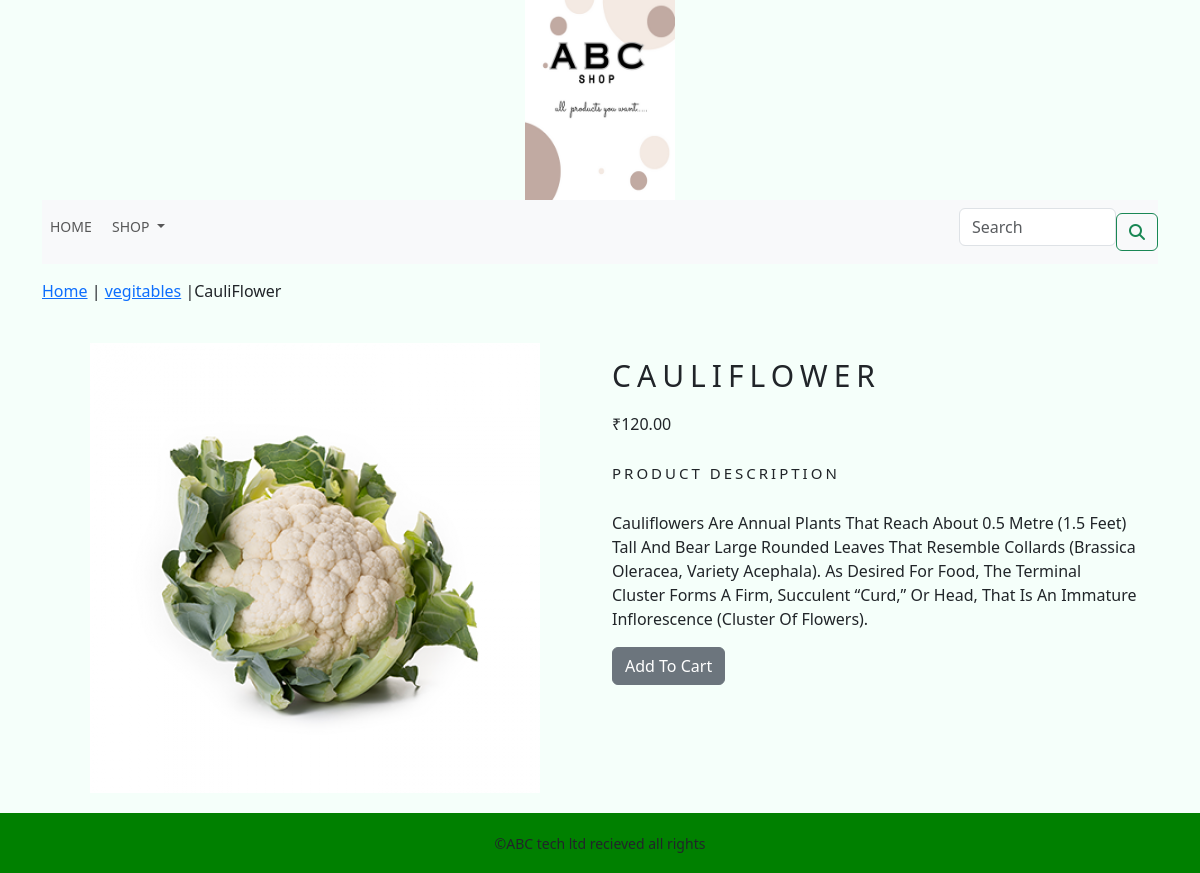
The app's page /shop/vegitables/cauliflower/ with its own data.
### shop/models.py (models this page shows, shortened)
class Product(models.Model):
    name=models.CharField(max_length=250,unique=True)
    slug=models.SlugField(max_length=250,unique=True)
    description=models.TextField(blank=True)
    price=models.DecimalField(max_digits=10,decimal_places=2)
    category=models.ForeignKey(Category,on_delete=models.CASCADE)
    image=models.ImageField(upload_to='product',blank=True)
    stock=models.IntegerField()
    available=models.BooleanField(default=True)
    created=models.DateTimeField(auto_now_add=True)
    updated=models.DateTimeField(auto_now=True)
    class Meta:
        ordering=('name',)
        verbose_name='product'
        verbose_name_plural = 'products'

class Category(models.Model):
    name=models.CharField(max_length=250,unique=True)
    slug=models.SlugField(max_length=250,unique=True)
    description=models.TextField(blank=True)
    image=models.ImageField(upload_to='category',blank=True)
    class Meta:
        ordering=('name',)
        verbose_name='category'
        verbose_name_plural='categories'
    def get_url(self):
        return reverse('shop:products_by_category',args=[self.slug])
    def __str__(self):
        return '{}'.format(self.name)

### shop/views.py (the view)
# urls.py: path('<slug:c_slug>/<slug:product_slug>/',views.proDetails,name='prodCatDetails'),
def proDetails(request,c_slug,product_slug):
    try:
        products=Product.objects.get(category__slug=c_slug,slug=product_slug)
    except Exception as e:
        raise e
    return render(request,'products.html',{'products':products})

### cart/context_processors.py (called while the page is built)
def counter(request):
    item_count=0
    if 'admin' in request.path:
        return {}
    else:
        try:
            cart=Cart.objects.filter(cart_id=_cart_id(request))
            cart_items=CartItem.objects.all().filter(cart=cart[:1])
            for cart_item in cart_items:
                item_count += cart_item.quantity
        except Cart.DoesNotExist:
            item_count=0
    return dict(item_count=item_count)

### cart/views.py (called while the page is built)
def _cart_id(request):
    cart=request.session.session_key
    if not cart:
        cart=request.session.create()
    return cart

### shop/context_processors.py (called while the page is built)
def menu_links(request):
    links=Category.objects.all()
    return dict(links=links)

### templates/products.html (shortened to what this page needs)
{% extends 'base.html' %}
{% load static %}
{% block content %}
<div class="row my_prod_row_class">
    <div class="mx_auto">
        <p><a href="{% url 'shop:allProdCat' %}">Home</a> | <a href="{{products.category.get_url}}">{{products.category}}</a> |{{products.name}} </p>
    </div>
<div class="container">
 <br>
 <div class="row">
    <div class="col-12 col-sm-12 col-md-12 col-lg-6 text-center">
        <div style="min-width:18rem;">
            <img src="{{products.image.url}}" alt="{{products.name}}">
        </div>
    </div>
        <div class="col-12 col-sm-12 col-md-12 col-lg-6">
            <div>
            <h1 class="my_prod_title">{{products.name}}</h1>
            <p>₹{{products.price}}</p>
            <p class="my_title">Product Description</p>
             <p class="text-justify my_prod_text">{{products.description}}</p>
            {% if products.stock <= 0 %}
            <p class="text-justify my_prod_text"><b>Out Of Stock</b></p>
            {% else %}
            <a class="btn btn-secondary" href="{% url 'cart:add_cart' product_id=products.id %}">Add To Cart</a>
            {% endif %}
        </div>
    </div>
    </div>
</div>
</div>
{% endblock %}

### static/css/custom.css (style rules this page uses)
body { font-family: 'Titillium Web', sans-serif; }
.my_prod_row_class { padding-top:15px; padding-bottom:20px; }
.my_title { font-size:15px; text-transform:uppercase; letter-spacing:.2em; padding-top:10px; padding-bottom:10px; }
.my_prod_title { font-size:30px; text-transform:uppercase; letter-spacing:.2em; padding-top:15px; padding-bottom:10px; }
.my_prod_text { padding-right:20px; text-transform:capitalize; }

### records on screen
Product: category "vegitables", name "CauliFlower", image (picture), name "CAULIFLOWER", price "120.00", description "Cauliflowers Are Annual Plants That Reach About 0.5 Metre (1.5 Feet) Tall And Bear Large Rounded Leaves That Resemble Collards (Brassica Oleracea, Variety Acephala). As Desired For Food, The Terminal Cluster Forms A Firm, Succulent “curd,” Or Head, That Is An Immature Inflorescence (Cluster Of Flowers)."
